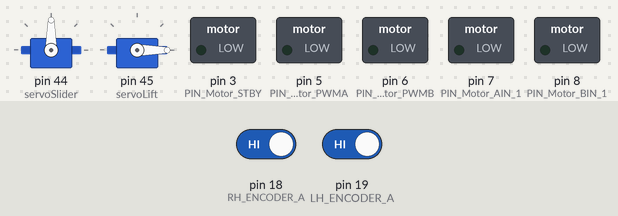
A sketch run on a simulated Arduino Mega 2560, built with avr-gcc and run on an emulated ATmega2560. On the bench: 2 × servo, switched loads named in the sketch (green lamp = pin HIGH). Inputs (shaded band) come from the test bench; at power-on: pin 18 (RH_ENCODER_A) HIGH, pin 19 (LH_ENCODER_A) HIGH.

Above: at 0.05 s.
At 3.5 s:
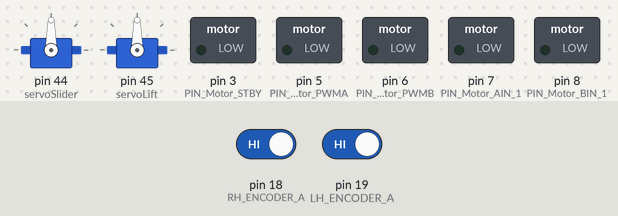
Timing chart, 0 to 8.1 s (numbered marks = the images above):
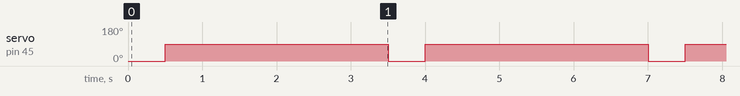

The sketch:

Main_Code.ino
```cpp
#include <avr/wdt.h>
#include <stdio.h>
#include <string.h>
#include <Servo.h>
#include <avr/io.h>
#include <avr/interrupt.h>
#include <math.h>
#include "DeviceDriverSet_xxx0.h"

// pins for the encoder inputs
#define RH_ENCODER_A 18  // ENCODER BROKEN
#define RH_ENCODER_B 39
#define LH_ENCODER_A 19
#define LH_ENCODER_B 38

DeviceDriverSet_Motor myMotors;
DeviceDriverSet_IRrecv IRremote;

uint8_t IRrecv_button;

int itemNum; // USED which item to pick up
int turn1dis; // UNUSED where to make first turn (encoder distance value) for picking up

bool turn1dir; // UNUSED direction for the first turn: left or right
int turn2dis; //UNUSED where to make the second turn for dropping
int turnCount90 = 0; //USED count of turn 90 deg
bool haveItem = false; //USED if already grab the item

// variables for counting lines
int lineCount = 0;
int lineLimitPickup = 0;
int lineLimitDropOff = 0;
boolean lineDetected = false;

//// Create a new servo object:
//Servo ultrasonic_servo;
Servo slider_servo;
Servo lifting_servo;
//Servo gripper_servo;

// COUNTS FOR ENCODER COUNTS both right and left
long Rcounts = 0;
long Lcounts = 0;

//  //Initialize all variable with data type appears in the void loop
long ultrasonicVal, encoderVal;
int turnIRVal;

enum {pickingUp, moving90, moving45, navigateObstacles,dropppingOff, endStop };
unsigned char robotState = pickingUp;


//moving, turning45, pickingup, dropping off

//Functions

void lineTracking(int slow, int medium, int high){

  //go forward
  if((analogRead(R_S) > 100)&&(analogRead(L_S) > 100)){
    myMotors.DeviceDriverSet_Motor_control(true, medium, true, medium, true);
  }

  //accelerate right
  else if(analogRead(L_S) < 100){
    myMotors.DeviceDriverSet_Motor_control(true, slow, true, high, true);
  }

  //accelerate left
  else if(analogRead(R_S) < 100){
    myMotors.DeviceDriverSet_Motor_control(true, high, true, slow, true);
  }

}

void turn45(bool dir){ //only ever turns 45 degrees in the left direction, but left for robustness

    myMotors.DeviceDriverSet_Motor_control(true, 70, true, 70, true);
    delay(500);
    myMotors.DeviceDriverSet_Motor_control(dir, 70, !dir, 70, true);
    delay(400);
    myMotors.DeviceDriverSet_Motor_control(true, 70, true, 70, true);


}

void turn90(bool dir){ //UPDATE FOR NO WHITE CHECK

    //turn 90 degrees, where dir = True is turn left
    //if((analogRead(M_S) < 100)&&(analogRead(R_S) < 100)&&(analogRead(L_S) < 100)){ // seeing white
    if(digitalRead(ir_sensor_R)){ //ir sensor on the right see a black line
        myMotors.DeviceDriverSet_Motor_control(true, 70, true, 70, true);
        delay(500);
        myMotors.DeviceDriverSet_Motor_control(dir, 70, !dir, 70, true);
        delay(800);
        myMotors.DeviceDriverSet_Motor_control(true, 70, true, 70, true);
        turnCount90++;
    }
}

int getUltrasonic(){
   long duration;
   pinMode(ultrasonic_ping, OUTPUT);
   digitalWrite(ultrasonic_ping, LOW);
   delayMicroseconds(2);
   digitalWrite(ultrasonic_ping, HIGH);
   delayMicroseconds(10);
   digitalWrite(ultrasonic_ping, LOW);
   pinMode(ultraonisc_echo, INPUT);
   duration = pulseIn(ultraonisc_echo, HIGH);

   //convert to centimeters
   return duration / 29 / 2;
}

//void grabItem(){
//  //fill up angle later
//  lifting_servo.write(??);
//  slider_servo.write(??);
//  gripper_servo.write(??);//gripper fully open
//  for (int angle = ?; angle> = 0; angle-=1){
//    if(analogRead(pressurePin) > 1000){
//      break;
//    }
//    else{
//      gripper_servo.write(angle);
//      delay(15);
//    }
//  }
//  silder_servo.write(??);
//  lifting_servo.write(??);
//  haveItem = true;
//}

//void dropItem(){
//  slider_servo.write(??);
//  gripper_servo.write(??);
//  slider_servo.write(??);
//  haveItem = false;
//}

void uTurn(){
    myMotors.DeviceDriverSet_Motor_control(true, 70, false, 70, true); //two wheels in different directions
    delay(1600); //time to turn
    myMotors.DeviceDriverSet_Motor_control(3, 0, 3, 0, true); //stop
    delay(1000); // wait to be stable
    myMotors.DeviceDriverSet_Motor_control(true, 70, true, 70, true); //go straight
}

void stopEnd(){ //when blackline gone at the end, stop the robot
  if((analogRead(M_S) < 100)&&(analogRead(R_S) < 100)&&(analogRead(L_S) < 100)){
    myMotors.DeviceDriverSet_Motor_control(3, 0, 3, 0, true); //stop
    delay(100000); //long enough to power off manually
  }
}

void readEncoder_R() //this function is triggered by the encoder CHANGE, and increments the encoder counter  //ENCODER BROKEN!
{
  if(digitalRead(RH_ENCODER_B) == digitalRead(RH_ENCODER_A) )
  {
    Rcounts = Rcounts-1; //you may need to redefine positive and negative directions
  }
  else
  {
    Rcounts = Rcounts+1;
  }
}

void readEncoder_L() //this function is triggered by the encoder CHANGE, and increments the encoder counter
{
  if(digitalRead(LH_ENCODER_B) == digitalRead(LH_ENCODER_A) )
  {
    Lcounts = Lcounts-1; //you may need to redefine positive and negative directions
  }
  else
  {
    Lcounts = Lcounts+1;
  }
}


void setup(){
  // put your setup code here, to run once:
  Serial.begin(115200);
  IRremote.DeviceDriverSet_IRrecv_Init();
  myMotors.DeviceDriverSet_Motor_Init();
  //ENCODER
  pinMode(RH_ENCODER_A,INPUT);//initialze encoder pins
  pinMode(RH_ENCODER_B,INPUT);
  pinMode(LH_ENCODER_A,INPUT);
  pinMode(LH_ENCODER_B,INPUT);
  digitalWrite(RH_ENCODER_A, LOW);//initialize pin states
  digitalWrite(RH_ENCODER_B, LOW);
  digitalWrite(LH_ENCODER_A, LOW);
  digitalWrite(LH_ENCODER_B, LOW);
  attachInterrupt(digitalPinToInterrupt(RH_ENCODER_A), readEncoder_R, CHANGE);
  attachInterrupt(digitalPinToInterrupt(LH_ENCODER_A), readEncoder_L, CHANGE);
  //enable IR communication first

//  ultrasonic_servo.attach(ultrasonicServoPin);
  slider_servo.attach(servoSlider);
  lifting_servo.attach(servoLift);
//  gripper_servo.attach(servoGripper);


}


void loop(){
  lifting_servo.write(0);
  delay(500);
  lifting_servo.write(90);
  delay(3000);


  //IRremote.DeviceDriverSet_IRrecv_Get(&IRrecv_button);
//   lineTracking(50, 70, 100);
////    Serial.print(digitalRead(LH_ENCODER_A));
////    Serial.print(digitalRead(LH_ENCODER_B));
////    Serial.print(digitalRead(39));
////    Serial.print(digitalRead(32));
////    Serial.print(digitalRead(33));
//  Serial.print("lEncoder: ");
//  Serial.print(Lcounts);
//    Serial.print(" ");
//  Serial.print("rEncoder: ");
//  Serial.print(Rcounts);
//  Serial.print(" ");
//  delay(500);
//   Serial.print("LEncoder: ");
//  Serial.print(Rcounts);
//  encoderVal = (Rcounts+Lcounts)/2;
//  Serial.print("Encoder: ");
  //Serial.print(encoderVal);
//  Serial.print("IR: ");
//  Serial.print(analogRead(R_S));
//  Serial.print("itemNumber: ");
//  Serial.print(itemNum);
  //delay(2000);
}
//void loop() {
//  // put your main code here, to run repeatedly:
//
////  get IR sensor data, encoder data, ultrasonic data every loop
//  ultrasonicVal = getUltrasonic();
//  encoderVal = (Rcounts+Lcounts)/2; //encoder value is the average of left and righr encoder
//// !!!!NEED TO UPDATE turnIRVal = digitalRead(Turn_S);
//
//
//
//    switch (robotState){
//
//      case(pickingUp): //from start to picking up item
//        lineTracking(50, 70, 100);
//        if(lineDetected == False && turnIRVal == 1 && lineCount < lineLimitPickup) //detect first intersection
//        {
//          lineCount++;
//          lineDetected = True;
//        }
//        else if (lineDetected == True && turnIRVal == 0 && lineCount < lineLimitPickup) //no longer seeing intersections
//        {
//          lineDetected = False;
//        }
//
//        if(lineCount == lineLimitPickup) //reached intersection for picking up item
//        {
//           if (turnCount90 == 1 && !haveItem){ //robot allready make the turn and do not have the item, and go straight to item
//                lineTracking(50, 70, 100);
//                if (ultrasonicVal < ~0){ //robot is approaching the wall
//                    myMotors.DeviceDriverSet_Motor_control(3, 0, 3, 0, true); //stop
//                    delay(1000); // wait to be stable
//                    grabItem();
//                    uTurn();
//                    lineCount = 0;
//                    turnCount90 = 0;
//                    robotState = moving90;
//                }
//          else {
//            turn90(True); //change boolean based on juice box position
//            turnCount90++;
//          }
//        }
//        else{
//           delay(300); //give time to either pass intersection or turn
//        }
//
//      case(moving90): //from after picking up item to completing 90 degree turn
//        lineTracking(50, 70, 100);
//        if(turnIRVal == 1) { //not sure if 1 is black or white
//
//          turn90(dir); //DETERMINE DIRECTION BASED ON ITEM NUMBER
//          robotState = moving45;
//        }
//
//      case(moving45): //from straight path to completing 45 degree turn
//         lineTracking(50, 70, 100);
//        if(turnIRVal == 1) {
//          turn45(True);
//          delay(1000);
//          lineTracking(50,70,100);
//          delay(1000);
//          turn45(True);
//          robotState = navigateObstacles;
//        }
//
//
//      case(navigateObstacles): //for bumpy road and dynamic obstacle
//
//        lineTracking(50, 70, 100);
//        int directions[] = {45, 135};
//        for(int idx = 0; i < 2; i++)
//        {
//          ultrasonic_servo.write(directions[idx]); //look left then right
//
//          //use ultrasonic data to detect if object is not in front of the vehicle;
//          delay(15);
//          ultrasonicValPrev = getUltrasonic();
//          delay(50);
//          ultrasonicValNow = getUltrasonic();
//          rateOfChange = ultrasonicValNow - ultrasonicValPrev;
//          if(ultrasonicValNow < 10 && rateOfChange < 0) { //actually detecting obstacle and not the wall/something else
//            //obstacles is moving away, so speed past the object
//            lineTracking(50, 70, 100);
//          }
//          else {//dynamic obstacle is getting closer. slow down
//            lineTracking(20, 30, 40);
//          }
//          delay(100);
//
//        }
//
//        //go slow in bumpy region
//        lineTracking(30, 40, 50);
//
//        if(lineDetected == False && turnIRVal == 1) { //detect first intersection, transition to drop off mode
//          robotState = droppingOff;
//          lineCount = 0;
//        }
//
//
//      case(droppingOff):
//
//
//          if (itemNum != 1){ // item 1 is the special case, can go straight up to dropping point without turning
//            lineTracking(50,70,100);
//          else{
//            lineTracking(50,70,100);
//            turn90(false); //turn left
//          }
//
//          if(lineDetected == False && turnIRVal == 1 && lineCount < lineLimitPickup) //detect first intersection
//          {
//            lineCount++;
//            lineDetected = True;
//          }
//          else if (lineDetected == True && turnIRVal == 0 && lineCount < lineLimitPickup) //no longer seeing intersections
//          {
//            lineDetected = False;
//          }
//
//          if(lineCount == lineLimitDropOff) //reached intersection for dropping off item
//          {
//            if (ultrasonicVal < ~0){ //robot is approaching the wall
//              myMotors.DeviceDriverSet_Motor_control(3, 0, 3, 0, true); //stop
//              delay(1000); // wait to be stable
//              dropItem();
//              uTurn();
//              robotState = endStop;
//            }
//            else{
//                lineTracking(50, 70, 100);
//                turn90(true); //always turn right
//            }
//
//          }
//      case(endStop):
//        lineTracking(50,70,100);
//        stopEnd();
//
//      }
//
//
//
//  }
//
//}
```

DeviceDriverSet_xxx0.cpp
```cpp
#include "DeviceDriverSet_xxx0.h"

/*Motor control*/
void DeviceDriverSet_Motor::DeviceDriverSet_Motor_Init(void)
{
  pinMode(PIN_Motor_PWMA, OUTPUT);
  pinMode(PIN_Motor_PWMB, OUTPUT);
  pinMode(PIN_Motor_AIN_1, OUTPUT);
  pinMode(PIN_Motor_BIN_1, OUTPUT);
  pinMode(PIN_Motor_STBY, OUTPUT);

}


void DeviceDriverSet_Motor::DeviceDriverSet_Motor_control(boolean direction_A, uint8_t speed_A, //A组电机参数
                                                          boolean direction_B, uint8_t speed_B, //B组电机参数
                                                          boolean controlED                     //AB使能允许 true
                                                          )                                     //电机控制
{

  if (controlED == control_enable) //使能允许？
  {
    digitalWrite(PIN_Motor_STBY, HIGH);
    { //A...Right

      switch (direction_A) //方向控制
      {
      case direction_just:
        digitalWrite(PIN_Motor_AIN_1, HIGH);
        analogWrite(PIN_Motor_PWMA, speed_A);
        break;
      case direction_back:

        digitalWrite(PIN_Motor_AIN_1, LOW);
        analogWrite(PIN_Motor_PWMA, speed_A);
        break;
      case direction_void:
        analogWrite(PIN_Motor_PWMA, 0);
        digitalWrite(PIN_Motor_STBY, LOW);
        break;
      default:
        analogWrite(PIN_Motor_PWMA, 0);
        digitalWrite(PIN_Motor_STBY, LOW);
        break;
      }
    }

    { //B...Left
      switch (direction_B)
      {
      case direction_just:
        digitalWrite(PIN_Motor_BIN_1, HIGH);
        analogWrite(PIN_Motor_PWMB, speed_B);
        break;
      case direction_back:
        digitalWrite(PIN_Motor_BIN_1, LOW);
        analogWrite(PIN_Motor_PWMB, speed_B);
        break;
      case direction_void:
        analogWrite(PIN_Motor_PWMB, 0);
        digitalWrite(PIN_Motor_STBY, LOW);
        break;
      default:
        analogWrite(PIN_Motor_PWMB, 0);
        digitalWrite(PIN_Motor_STBY, LOW);
        break;
      }
    }
  }
  else
  {
    digitalWrite(PIN_Motor_STBY, LOW);
    return;
  }
};

/*IRrecv*/
IRrecv irrecv(RECV_PIN); //  Create an infrared receive drive object
decode_results results;  //  Create decoding object
void DeviceDriverSet_IRrecv::DeviceDriverSet_IRrecv_Init(void)
{
  irrecv.enableIRIn(); //Enable infrared communication NEC
}
bool DeviceDriverSet_IRrecv::DeviceDriverSet_IRrecv_Get(uint8_t *IRrecv_Get /*out*/)
{
  if (irrecv.decode(&results))
  {
    IR_PreMillis = millis();
    switch (results.value)
    {
    case /* constant-expression */ aRECV_upper:
    case /* constant-expression */ bRECV_upper:
      /* code */ *IRrecv_Get = 11;
      break;
    case /* constant-expression */ aRECV_lower:
    case /* constant-expression */ bRECV_lower:
      /* code */ *IRrecv_Get = 12;
      break;
    case /* constant-expression */ aRECV_Left:
    case /* constant-expression */ bRECV_Left:
      /* code */ *IRrecv_Get = 13;
      break;
    case /* constant-expression */ aRECV_right:
    case /* constant-expression */ bRECV_right:
      /* code */ *IRrecv_Get = 14;
      break;
    case /* constant-expression */ aRECV_ok:
    case /* constant-expression */ bRECV_ok:
      /* code */ *IRrecv_Get = 15;
      break;

    case /* constant-expression */ aRECV_1:
    case /* constant-expression */ bRECV_1:
      /* code */ *IRrecv_Get = 1;
      break;
    case /* constant-expression */ aRECV_2:
    case /* constant-expression */ bRECV_2:
      /* code */ *IRrecv_Get = 2;
      break;
    case /* constant-expression */ aRECV_3:
    case /* constant-expression */ bRECV_3:
      /* code */ *IRrecv_Get = 3;
      break;
    case /* constant-expression */ aRECV_4:
    case /* constant-expression */ bRECV_4:
      /* code */ *IRrecv_Get = 4;
      break;
    case /* constant-expression */ aRECV_5:
    case /* constant-expression */ bRECV_5:
      /* code */ *IRrecv_Get = 5;
      break;
    case /* constant-expression */ aRECV_6:
    case /* constant-expression */ bRECV_6:
      /* code */ *IRrecv_Get = 6;
      break;
    default:
      // *IRrecv_Get = 5;
      irrecv.resume();
      return false;
      break;
    }
    irrecv.resume();
    return true;
  }
  else
  {
    return false;
  }
}
```

Source omitted: DeviceDriverSet_xxx0.h (2828 bytes)

Measured:
- by itself, servo on pin 45 (servoLift): alternates 90° for 3.0 s and 0° for 0.50 s
